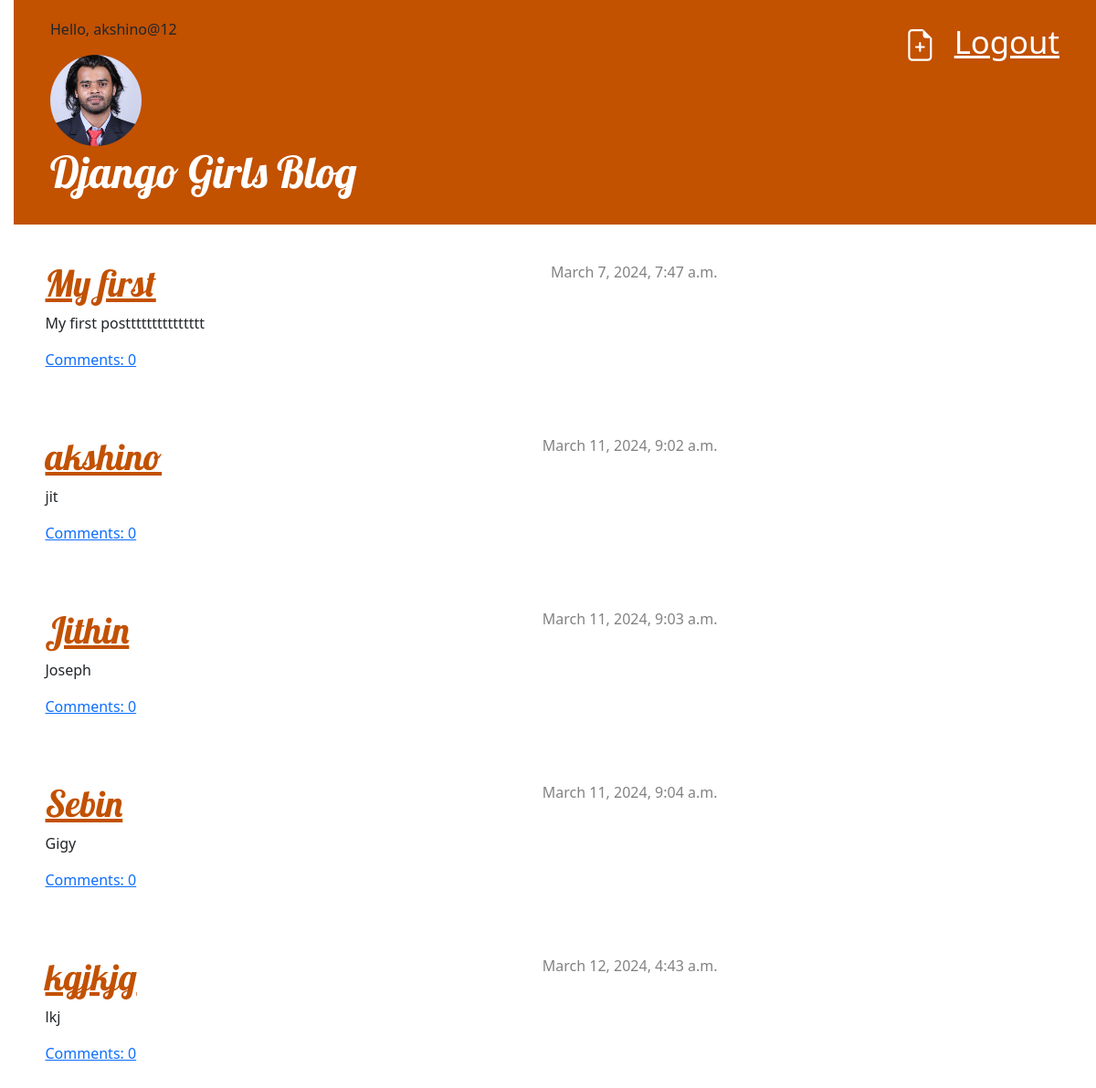
The page / (signed in) on the database its author committed.
### blog/models.py (models this page shows, shortened)
class UserProfile(models.Model):
    user = models.OneToOneField(User, on_delete=models.CASCADE)
    profile_picture = models.ImageField(upload_to='profile_pictures/', default='profile_pictures/default.png')

class Post(models.Model):
    author = models.ForeignKey(settings.AUTH_USER_MODEL, on_delete=models.CASCADE)
    title = models.CharField(max_length=200)
    text = models.TextField()
    created_date = models.DateTimeField(default=timezone.now)
    published_date = models.DateTimeField(blank=True, null=True)
    def approved_comments(self):
        return self.comments.filter(approved_comment=True)

### blog/views.py (the view)
# urls.py: path('', views.post_list, name='post_list'),
def post_list(request):
    posts = Post.objects.filter(published_date__lte=timezone.now()).order_by('published_date')
    return render(request, 'blog/post_list.html', {'posts': posts})

### blog/templates/blog/post_list.html
{% extends 'blog/base.html' %}
{% block content %}
    {% for post in posts %}
        <div class="post">
            <div class="date">
                {{ post.published_date }}
            </div>
            <h1><a href="{% url 'post_detail' pk=post.pk %}">{{ post.title }}</a></h1>
            <p>{{ post.text|linebreaksbr }}</p>
            <a href="{% url 'post_detail' pk=post.pk %}">Comments: {{ post.approved_comments.count }}</a>
        </div>
    {% endfor %}
{% endblock content %}

### blog/templates/blog/base.html (shortened to what this page needs)
{% load static %}
<!DOCTYPE html>
<html>
    <head>
        <link rel="stylesheet" href="https://cdn.jsdelivr.net/npm/bootstrap@5.1.3/dist/css/bootstrap.min.css">
        <link rel="stylesheet" href="{% static 'css/blog.css' %}">
    </head>
    <body>
        <div class="page-header">
            {% if user.is_authenticated %}
            <a href="{% url 'logout' %}" class="top-menu"><span class="glyphicon glyphicon-log-out">Logout</span></a>
                <a href="{% url 'post_new' %}" class="top-menu">
                </a>
                <p>Hello, {{ user.username }}</p>
                {% if user.userprofile.profile_picture %}
                <img src="{{ user.userprofile.profile_picture.url }}" alt="Profile Picture" class="profile-picture">
            {% else %}
                <img src="{% static 'images/default_profile_picture.png' %}" alt="Default Profile Picture" class="profile-picture">
            {% endif %}
            {% else %}
                <a href="{% url 'register' %}" class="top-menu"><span class="glyphicon glyphicon-lock">signup</span></a>/
                <a href="{% url 'login' %}" class="top-menu"><span class="glyphicon glyphicon-lock">Login</span></a>
            {% endif %}
            <h1><a href="/">Django Girls Blog</a></h1>
        </div>
        <div class="content container">
            <div class="row">
                <div class="col-md-8">
                {% block content %}
                {% endblock %}
                </div>
            </div>
        </div>
    </body>
</html>

### blog/static/css/blog.css (style rules this page uses)
h1 a, h2 a { color: #C25100; font-family: 'Lobster'; }
body { padding-left: 15px; }
.page-header { background-color: #C25100; margin-top: 0; margin-bottom: 40px; padding: 20px 20px 20px 40px; }
.page-header h1, .page-header h1 a, .page-header h1 a:visited, .page-header h1 a:active { color: #ffffff; font-size: 36pt; text-decoration: none; }
h1, h2, h3, h4 { font-family: 'Lobster', cursive; }
.date { color: #828282; }
.top-menu, .top-menu:hover, .top-menu:visited { color: #ffffff; float: right; font-size: 26pt; margin-right: 20px; }
.post { margin-bottom: 70px; }
.post > .date, .post > .actions { float: right; }

### blog/templates/blog/base.html (style rules this page uses)
.profile-picture { border-radius: 50%; width: 100px; height: 100px; object-fit: cover; }

### rows shown on the page
Post: published_date "March 7, 2024, 7:47 a.m.", title "My first", text "My first posttttttttttttttt", approved_comments.count "0"
Post: published_date "March 11, 2024, 9:02 a.m.", title "akshino", text "jit", approved_comments.count "0"
Post: published_date "March 11, 2024, 9:03 a.m.", title "Jithin", text "Joseph", approved_comments.count "0"
Post: published_date "March 11, 2024, 9:04 a.m.", title "Sebin", text "Gigy", approved_comments.count "0"
Post: published_date "March 12, 2024, 4:43 a.m.", title "kgjkjg", text "lkj", approved_comments.count "0"

### other values the page prints
{{ user.username }} "akshino@12"
